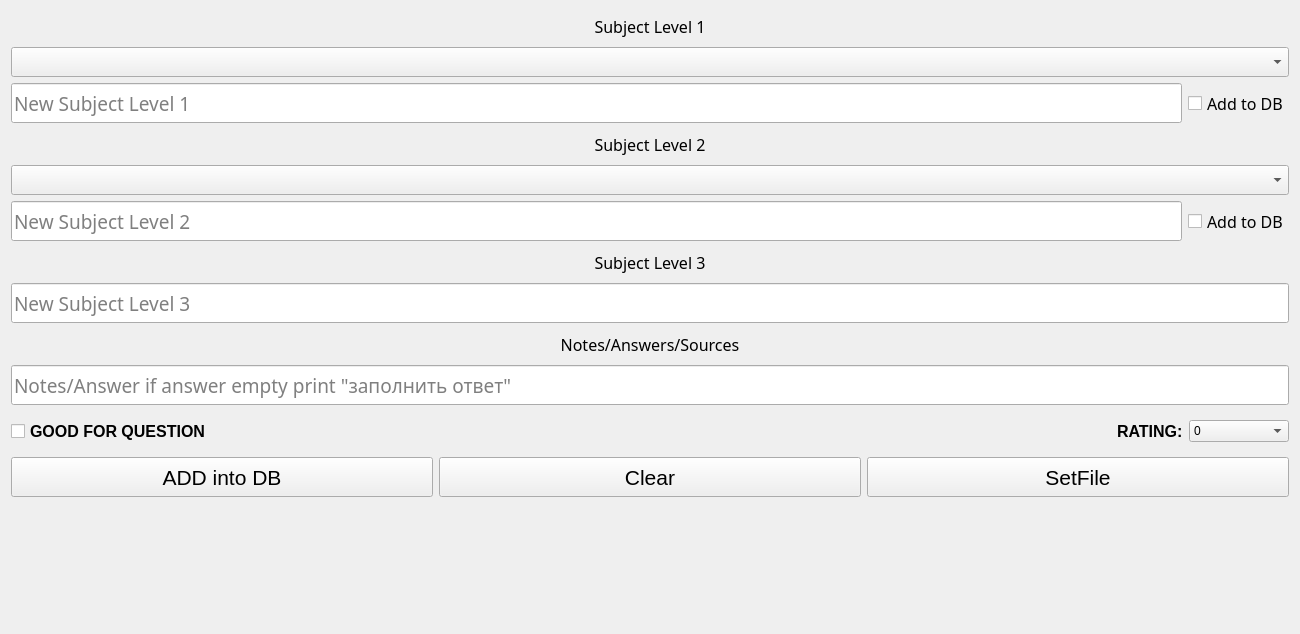
      <widget class="QWidget" name="tab">
       <attribute name="title">
        <string>Add to DS info</string>
       </attribute>
       <layout class="QVBoxLayout" name="verticalLayout_2">
        <item>
         <widget class="QLabel" name="label_subject_level_1_ds_info">
          <property name="minimumSize">
           <size>
            <width>0</width>
            <height>30</height>
           </size>
          </property>
          <property name="maximumSize">
           <size>
            <width>16777215</width>
            <height>30</height>
           </size>
          </property>
          <property name="font">
           <font>
            <family>Dubai Medium</family>
            <pointsize>12</pointsize>
           </font>
          </property>
          <property name="text">
           <string>Subject Level 1</string>
          </property>
          <property name="alignment">
           <set>Qt::AlignCenter</set>
          </property>
         </widget>
        </item>
        <item>
         <widget class="QComboBox" name="comboBox_subject_level_1_add_to_ds">
          <property name="minimumSize">
           <size>
            <width>0</width>
            <height>30</height>
           </size>
          </property>
          <property name="maximumSize">
           <size>
            <width>16777215</width>
            <height>30</height>
           </size>
          </property>
          <property name="font">
           <font>
            <family>Dubai Medium</family>
            <pointsize>12</pointsize>
           </font>
          </property>
         </widget>
        </item>
        <item>
         <layout class="QHBoxLayout" name="horizontalLayout">
          <item>
           <widget class="QLineEdit" name="lineEdit_subject_level_1_ds_info">
            <property name="minimumSize">
             <size>
              <width>0</width>
              <height>40</height>
             </size>
            </property>
            <property name="maximumSize">
             <size>
              <width>16777215</width>
              <height>40</height>
             </size>
            </property>
            <property name="font">
             <font>
              <family>Dubai Medium</family>
              <pointsize>14</pointsize>
             </font>
            </property>
            <property name="placeholderText">
             <string>New Subject Level 1</string>
            </property>
           </widget>
          </item>
          <item>
           <widget class="QCheckBox" name="checkBox_subject_level_1_add_ds_info">
            <property name="minimumSize">
             <size>
              <width>0</width>
              <height>30</height>
             </size>
            </property>
            <property name="font">
             <font>
              <family>Dubai Medium</family>
              <pointsize>12</pointsize>
             </font>
            </property>
            <property name="text">
             <string>Add to DB</string>
            </property>
            <property name="checked">
             <bool>false</bool>
            </property>
           </widget>
          </item>
         </layout>
        </item>
        <item>
         <widget class="QLabel" name="label_subject_level_2_ds_info">
          <property name="minimumSize">
           <size>
            <width>0</width>
            <height>30</height>
           </size>
          </property>
          <property name="maximumSize">
           <size>
            <width>16777215</width>
            <height>30</height>
           </size>
          </property>
          <property name="font">
           <font>
            <family>Dubai Medium</family>
            <pointsize>12</pointsize>
           </font>
          </property>
          <property name="layoutDirection">
           <enum>Qt::LeftToRight</enum>
          </property>
          <property name="autoFillBackground">
           <bool>false</bool>
          </property>
          <property name="text">
           <string>Subject Level 2</string>
          </property>
          <property name="alignment">
           <set>Qt::AlignCenter</set>
          </property>
         </widget>
        </item>
        <item>
         <widget class="QComboBox" name="comboBox_subject_level_2_add_to_ds">
          <property name="minimumSize">
           <size>
            <width>0</width>
            <height>30</height>
           </size>
          </property>
          <property name="maximumSize">
           <size>
            <width>16777215</width>
            <height>30</height>
           </size>
          </property>
          <property name="font">
           <font>
            <family>Dubai Medium</family>
            <pointsize>12</pointsize>
           </font>
          </property>
         </widget>
        </item>
        <item>
         <layout class="QHBoxLayout" name="horizontalLayout_2">
          <item>
           <widget class="QLineEdit" name="lineEdit_subject_level_2_ds_info">
            <property name="minimumSize">
             <size>
              <width>0</width>
              <height>40</height>
             </size>
            </property>
            <property name="maximumSize">
             <size>
              <width>16777215</width>
              <height>40</height>
             </size>
            </property>
            <property name="font">
             <font>
              <family>Dubai Medium</family>
              <pointsize>14</pointsize>
             </font>
            </property>
            <property name="placeholderText">
             <string>New Subject Level 2</string>
            </property>
           </widget>
          </item>
          <item>
           <widget class="QCheckBox" name="checkBox_subject_level_2_add_ds_info">
            <property name="minimumSize">
             <size>
              <width>0</width>
              <height>30</height>
             </size>
            </property>
            <property name="maximumSize">
             <size>
              <width>16777215</width>
              <height>30</height>
             </size>
            </property>
            <property name="font">
             <font>
              <family>Dubai Medium</family>
              <pointsize>12</pointsize>
             </font>
            </property>
            <property name="text">
             <string>Add to DB</string>
            </property>
            <property name="checked">
             <bool>false</bool>
            </property>
           </widget>
          </item>
         </layout>
        </item>
        <item>
         <widget class="QLabel" name="label_subject_level_3_ds_info">
          <property name="minimumSize">
           <size>
            <width>0</width>
            <height>30</height>
           </size>
          </property>
          <property name="maximumSize">
           <size>
            <width>16777215</width>
            <height>30</height>
           </size>
          </property>
          <property name="font">
           <font>
            <family>Dubai Medium</family>
            <pointsize>12</pointsize>
           </font>
          </property>
          <property name="text">
           <string>Subject Level 3</string>
          </property>
          <property name="alignment">
           <set>Qt::AlignCenter</set>
          </property>
         </widget>
        </item>
        <item>
         <widget class="QLineEdit" name="lineEdit_subject_level_3_ds_info">
          <property name="minimumSize">
           <size>
            <width>0</width>
            <height>40</height>
           </size>
          </property>
          <property name="maximumSize">
           <size>
            <width>16777215</width>
            <height>40</height>
           </size>
          </property>
          <property name="font">
           <font>
            <family>Dubai Medium</family>
            <pointsize>14</pointsize>
           </font>
          </property>
          <property name="placeholderText">
           <string>New Subject Level 3</string>
          </property>
         </widget>
        </item>
        <item>
         <widget class="QLabel" name="label_add_notes_ds_info">
          <property name="minimumSize">
           <size>
            <width>0</width>
            <height>30</height>
           </size>
          </property>
          <property name="maximumSize">
           <size>
            <width>16777215</width>
            <height>30</height>
           </size>
          </property>
          <property name="font">
           <font>
            <family>Dubai Medium</family>
            <pointsize>12</pointsize>
           </font>
          </property>
          <property name="text">
           <string>Notes/Answers/Sources</string>
          </property>
          <property name="alignment">
           <set>Qt::AlignCenter</set>
          </property>
         </widget>
        </item>
        <item>
         <layout class="QHBoxLayout" name="horizontalLayout_13">
          <item>
           <widget class="QLineEdit" name="lineEdit_notes_ds_info">
            <property name="minimumSize">
             <size>
              <width>0</width>
              <height>40</height>
             </size>
            </property>
            <property name="maximumSize">
             <size>
              <width>16777215</width>
              <height>40</height>
             </size>
            </property>
            <property name="font">
             <font>
              <family>Dubai Medium</family>
              <pointsize>14</pointsize>
             </font>
            </property>
            <property name="placeholderText">
             <string>Notes/Answer if answer empty print &quot;заполнить ответ&quot;</string>
            </property>
           </widget>
          </item>
         </layout>
        </item>
        <item>
         <layout class="QHBoxLayout" name="horizontalLayout_3">
          <item>
           <widget class="QCheckBox" name="checkBox_good_for_question_add_to_ds_info">
            <property name="minimumSize">
             <size>
              <width>0</width>
              <height>40</height>
             </size>
            </property>
            <property name="maximumSize">
             <size>
              <width>16777215</width>
              <height>40</height>
             </size>
            </property>
            <property name="sizeIncrement">
             <size>
              <width>0</width>
              <height>0</height>
             </size>
            </property>
            <property name="font">
             <font>
              <pointsize>12</pointsize>
              <weight>75</weight>
              <bold>true</bold>
             </font>
            </property>
            <property name="text">
             <string>GOOD FOR QUESTION</string>
            </property>
           </widget>
          </item>
          <item>
           <spacer name="horizontalSpacer">
            <property name="orientation">
             <enum>Qt::Horizontal</enum>
            </property>
            <property name="sizeType">
             <enum>QSizePolicy::Minimum</enum>
            </property>
            <property name="sizeHint" stdset="0">
             <size>
              <width>900</width>
              <height>20</height>
             </size>
            </property>
           </spacer>
          </item>
          <item>
           <widget class="QLabel" name="label">
            <property name="maximumSize">
             <size>
              <width>90</width>
              <height>16777215</height>
             </size>
            </property>
            <property name="font">
             <font>
              <pointsize>12</pointsize>
              <weight>75</weight>
              <bold>true</bold>
             </font>
            </property>
            <property name="text">
             <string>RATING:</string>
            </property>
           </widget>
          </item>
          <item>
           <widget class="QComboBox" name="comboBox_rating_add_to_ds_info">
            <property name="minimumSize">
             <size>
              <width>100</width>
              <height>0</height>
             </size>
            </property>
            <property name="tabletTracking">
             <bool>false</bool>
            </property>
            <property name="layoutDirection">
             <enum>Qt::LeftToRight</enum>
            </property>
            <property name="autoFillBackground">
             <bool>false</bool>
            </property>
            <property name="currentText">
             <string>0</string>
            </property>
            <property name="currentIndex">
             <number>0</number>
            </property>
            <property name="frame">
             <bool>true</bool>
            </property>
            <item>
             <property name="text">
              <string>0</string>
             </property>
            </item>
            <item>
             <property name="text">
              <string>1</string>
             </property>
            </item>
            <item>
             <property name="text">
              <string>2</string>
             </property>
            </item>
            <item>
             <property name="text">
              <string>3</string>
             </property>
            </item>
            <item>
             <property name="text">
              <string>4</string>
             </property>
            </item>
            <item>
             <property name="text">
              <string>5</string>
             </property>
            </item>
            <item>
             <property name="text">
              <string>6</string>
             </property>
            </item>
           </widget>
          </item>
         </layout>
        </item>
        <item>
         <layout class="QHBoxLayout" name="horizontalLayout_6">
          <item>
           <widget class="QPushButton" name="pushButton_add_to_db_ds_info">
            <property name="minimumSize">
             <size>
              <width>0</width>
              <height>40</height>
             </size>
            </property>
            <property name="maximumSize">
             <size>
              <width>16777215</width>
              <height>40</height>
             </size>
            </property>
            <property name="font">
             <font>
              <pointsize>16</pointsize>
             </font>
            </property>
            <property name="text">
             <string>ADD into DB</string>
            </property>
            <property name="autoDefault">
             <bool>false</bool>
            </property>
            <property name="flat">
             <bool>false</bool>
            </property>
           </widget>
          </item>
          <item>
           <widget class="QPushButton" name="pushButton_clear_add_to_ds_info">
            <property name="minimumSize">
             <size>
              <width>0</width>
              <height>40</height>
             </size>
            </property>
            <property name="maximumSize">
             <size>
              <width>16777215</width>
              <height>40</height>
             </size>
            </property>
            <property name="font">
             <font>
              <pointsize>16</pointsize>
             </font>
            </property>
            <property name="text">
             <string>Clear</string>
            </property>
           </widget>
          </item>
          <item>
           <widget class="QPushButton" name="pushButton_setfile">
            <property name="minimumSize">
             <size>
              <width>0</width>
              <height>40</height>
             </size>
            </property>
            <property name="font">
             <font>
              <pointsize>16</pointsize>
             </font>
            </property>
            <property name="text">
             <string>SetFile</string>
            </property>
           </widget>
          </item>
         </layout>
        </item>
        <item>
         <spacer name="verticalSpacer_3">
          <property name="orientation">
           <enum>Qt::Vertical</enum>
          </property>
          <property name="sizeType">
           <enum>QSizePolicy::Fixed</enum>
          </property>
          <property name="sizeHint" stdset="0">
           <size>
            <width>20</width>
            <height>20</height>
           </size>
          </property>
         </spacer>
        </item>
        <item>
         <widget class="QLabel" name="label_result_add_to_ds_info">
          <property name="minimumSize">
           <size>
            <width>0</width>
            <height>100</height>
           </size>
          </property>
          <property name="text">
           <string/>
          </property>
         </widget>
        </item>
       </layout>
      </widget>
